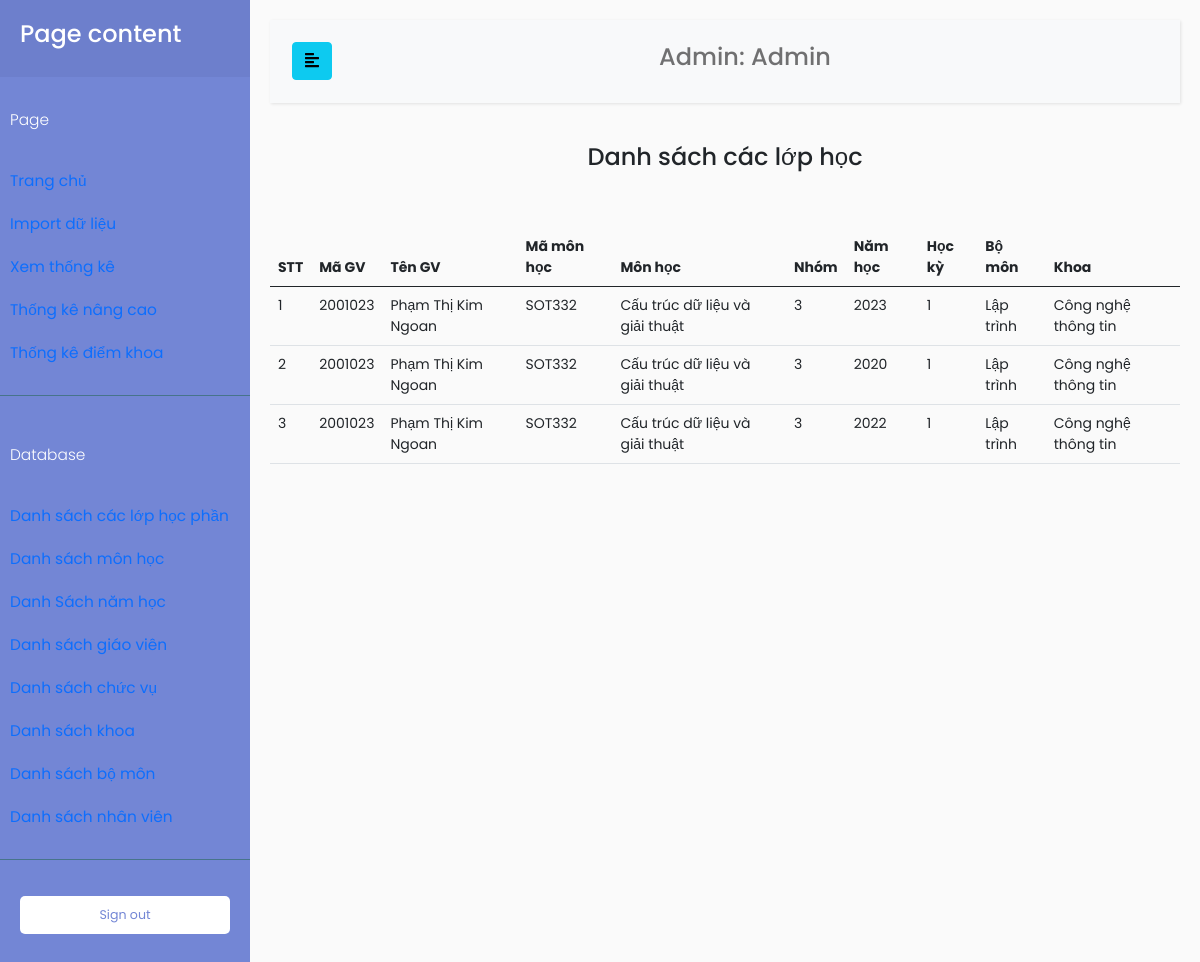
/index.php?TenChucVu=admin&page=DBlopHocPhan (signed in), run on an earlier commit of the app's database.
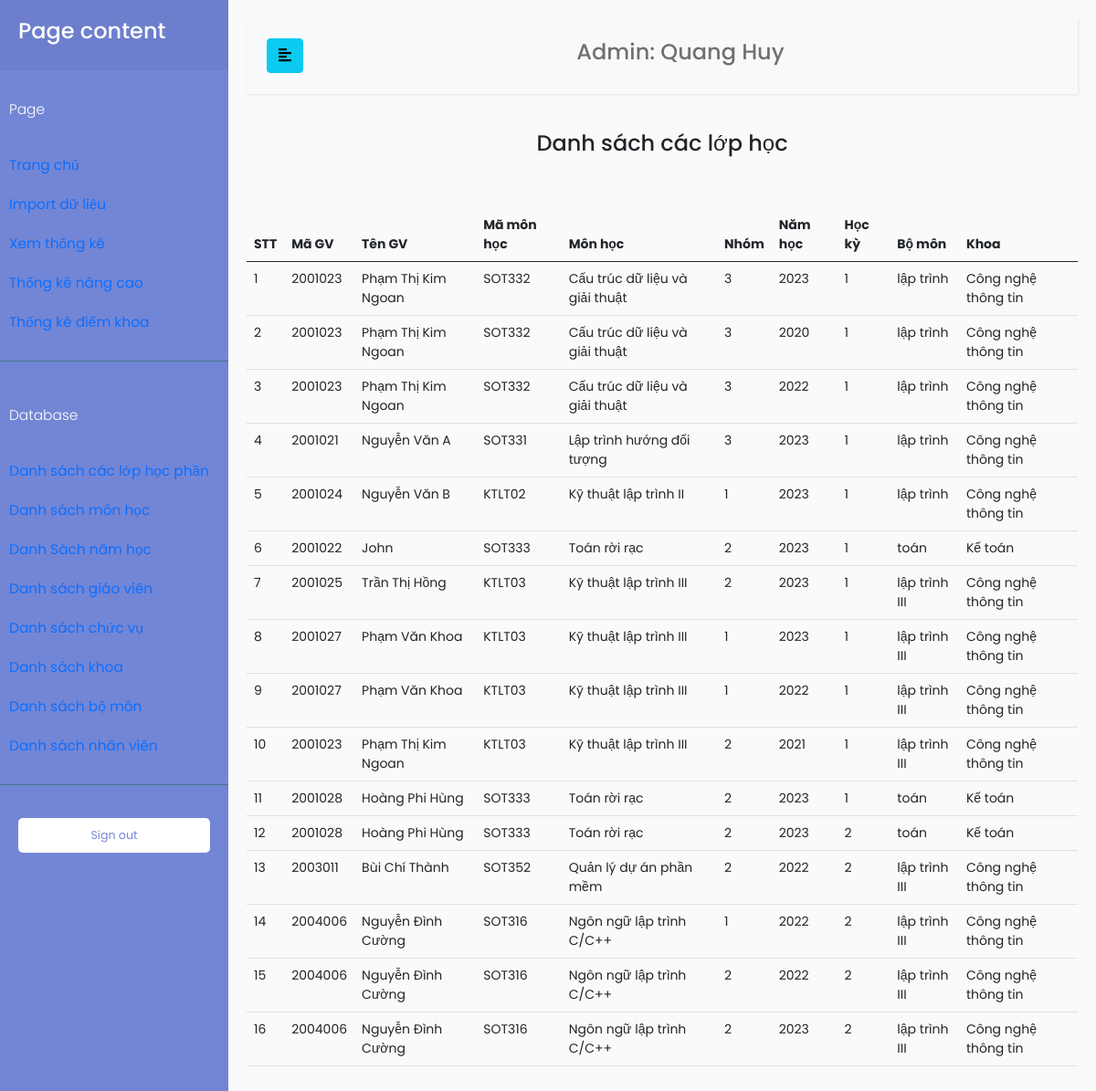
And on a later commit of the database.
### tables this page shows
CREATE TABLE `nhanvien` (
  `MaNhanVien` varchar(100) NOT NULL,
  `TenNhanVien` varchar(100) NOT NULL,
  `MatKhau` varchar(100) NOT NULL,
  `MaChucVu` int(11) NOT NULL
);

CREATE TABLE `lophocphan` (
  `MaLopHocPhan` int(11) NOT NULL,
  `MaHocPhan` int(11) NOT NULL,
  `MaNamHoc` int(11) NOT NULL,
  `MaHocKy` int(11) NOT NULL,
  `MaGiaoVien` int(11) NOT NULL,
  `MaNhomHocPhan` int(11) NOT NULL,
  `MaHoatDongKhaoSat` int(11) NOT NULL
);

CREATE TABLE `giaovien` (
  `MaGiaoVien` int(11) NOT NULL,
  `TenGiaoVien` varchar(100) NOT NULL,
  `MatKhau` varchar(100) NOT NULL,
  `MaChucVu` int(11) NOT NULL,
  `MaBoMon` int(11) NOT NULL
);

CREATE TABLE `hocphan` (
  `MaHocPhan` int(11) NOT NULL,
  `MaBoMon` int(11) NOT NULL,
  `MaKhoa` int(11) NOT NULL,
  `TenHocPhan` varchar(100) NOT NULL,
  `MaDuLieuHocPhan` varchar(100) NOT NULL
);

CREATE TABLE `namhoc` (
  `MaNamHoc` int(11) NOT NULL,
  `ThoiGian` varchar(100) NOT NULL
);

CREATE TABLE `bomon` (
  `MaBoMon` int(11) NOT NULL,
  `MaKhoa` int(11) NOT NULL,
  `TenBoMon` varchar(100) NOT NULL
);

CREATE TABLE `khoa` (
  `MaKhoa` int(11) NOT NULL,
  `TenKhoa` varchar(100) NOT NULL
);

### database/DBController.php (called while the page is built, shortened)
<?php
class DBController
{
    protected $host = 'localhost';
    protected $user = 'root';
    protected $password = '';
    protected $database = 'quanlydanhgia';
    public function __construct()
    {
        $this->con = mysqli_connect($this->host, $this->user, $this->password, $this->database);
    }
}

### function.php (called while the page is built, shortened)
<?php
require('database/DBController.php');
require('database/Account.php');
require('database/LopHocPhan.php');
require('database/InfoSmallTable.php');
$db = new DBController();
$account = new Account($db);
$lopHocPhan = new LopHocPhan($db);
$infoSmallTable = new InfoSmallTable($db);

### database/Account.php (called while the page is built, shortened)
<?php
class Account
{
    public $db = null;
    public function __construct(DBController $db)
    {
        $this->db = $db;
    }
    public function getTenNhanVien($userID, $table = 'giaovien', $key = 'MaGiaoVien')
    {
        $result = $this->db->con->query("SELECT TenNhanVien FROM $table as tb JOIN chucvu on tb.MaChucVu = chucvu.MaChucVu WHERE $key = '{$userID}'");
        $resultArray = array();
        if ($result->num_rows > 0) {
            while ($row = $result->fetch_assoc()) {
                $resultArray[] = $row;
            }
        }
        return $resultArray[0]['TenNhanVien'];
    }
}

### database/LopHocPhan.php (called while the page is built, shortened)
<?php
class LopHocPhan
{
    public $db = null;
    public function __construct(DBController $db)
    {
        $this->db = $db;
    }
    public function getLopHocPhan()
    {
        $result = $this->db->con->query("SELECT * FROM LopHocPhan");
        $resultArr = array();
        while ($row = mysqli_fetch_array($result, MYSQLI_ASSOC)) {
            $resultArr[] = $row;
        }
        return $resultArr;
    }
}

### database/InfoSmallTable.php (called while the page is built, shortened)
<?php
class InfoSmallTable
{
    public $db = null;
    public function __construct(DBController $db)
    {
        $this->db = $db;
    }
    public function getThongTinGiaoVien($maGiaoVien, $thongTin = 'TenGiaoVien')
    {
        $result = $this->db->con->query("SELECT * FROM GiaoVien WHERE MaGiaoVien = '{$maGiaoVien}'");
        $resultArr = array();
        while ($row = mysqli_fetch_array($result, MYSQLI_ASSOC)) {
            $resultArr[] = $row;
        }
        return $resultArr[0][$thongTin];
    }
    public function getThongTinNam($maNamHoc)
    {
        $result = $this->db->con->query("SELECT ThoiGian FROM NamHoc WHERE MaNamHoc = '{$maNamHoc}'");
        $resultArr = array();
        while ($row = mysqli_fetch_array($result, MYSQLI_ASSOC)) {
            $resultArr[] = $row;
        }
        return $resultArr[0]['ThoiGian'];
    }
    public function getThongTinHocPhan($maHocPhan, $noiDung = 'TenHocPhan')
    {
        $result = $this->db->con->query("SELECT $noiDung FROM HocPhan WHERE MaHocPhan = '{$maHocPhan}'");
        $resultArr = array();
        while ($row = mysqli_fetch_array($result, MYSQLI_ASSOC)) {
            $resultArr[] = $row;
        }
        return $resultArr[0][$noiDung];
    }
    public function getThongTinBoMon($maBoMon, $thongTin = 'TenBoMon')
    {
        $result = $this->db->con->query("SELECT * FROM BoMon WHERE MaBoMon = '{$maBoMon}'");
        $resultArr = array();
        while ($row = mysqli_fetch_array($result, MYSQLI_ASSOC)) {
            $resultArr[] = $row;
        }
        return $resultArr[0][$thongTin];
    }
    public function getTenKhoa($maKhoa)
    {
        $result = $this->db->con->query("SELECT TenKhoa FROM Khoa WHERE MaKhoa = '{$maKhoa}'");
        $resultArr = array();
        while ($row = mysqli_fetch_array($result, MYSQLI_ASSOC)) {
            $resultArr[] = $row;
        }
        return $resultArr[0]['TenKhoa'];
    }
}

### page/admin/DBControl/DBLopHocPhan.php (the view, shortened to what the changed rows need)
<?php
if ($_GET["TenChucVu"] === 'admin') {
    $stt = 1;
    $lopHocPhan = $lopHocPhan->getLopHocPhan();
}
?>
<div>
    <table class="table table-hover">
        <thead>
            <tr>
                <th>STT</th>
                <th>Mã GV</th>
                <th>Tên GV</th>
                <th>Mã môn học</th>
                <th>Môn học</th>
                <th>Nhóm</th>
                <th>Năm học</th>
                <th>Học kỳ</th>
                <th>Bộ môn</th>
                <th>Khoa</th>
            </tr>
        </thead>
        <tbody>
            <?php foreach ($lopHocPhan as $item) : ?>
                <tr>
                    <td>
                        <?php
                        echo $stt;
                        $stt++;
                        ?>
                    </td>
                    <td>
                        <?php
                        echo $item['MaGiaoVien'];
                        ?>
                    </td>
                    <td>
                        <?php
                        $tenGiaoVien = $infoSmallTable->getThongTinGiaoVien($item['MaGiaoVien'], 'TenGiaoVien');
                        echo $tenGiaoVien;
                        ?>
                    </td>
                    <td>
                        <?php
                        $maDuLieuHocPhan = $infoSmallTable->getThongTinHocPhan($item['MaHocPhan'], 'MaDuLieuHocPhan');
                        echo $maDuLieuHocPhan;
                        ?>
                    </td>
                    <td>
                        <?php
                        $tenMonHoc = $infoSmallTable->getThongTinHocPhan($item['MaHocPhan'], 'TenHocPhan');
                        echo $tenMonHoc;
                        ?>
                    </td>
                    <td>
                        <?php
                        echo $item['MaNhomHocPhan'];
                        ?>
                    </td>
                    <td>
                        <?php
                        $namHoc = $infoSmallTable->getThongTinNam($item['MaNamHoc']);
                        echo $namHoc;
                        ?>
                    </td>
                    <td>
                        <?php
                        echo $item['MaHocKy'];
                        ?>
                    </td>
                    <td>
                        <?php
                        $maBoMon = $infoSmallTable->getThongTinHocPhan($item['MaHocPhan'], 'MaBoMon');
                        $tenBoMon = $infoSmallTable->getThongTinBoMon($maBoMon, 'TenBoMon');
                        echo $tenBoMon;
                        ?>
                    </td>
                    <td>
                        <?php
                        $maKhoa = $infoSmallTable->getThongTinBoMon($maBoMon, 'MaKhoa');
                        $tenKhoa = $infoSmallTable->getTenKhoa($maKhoa);
                        echo $tenKhoa;
                        ?>
                    </td>
                </tr>
            <?php endforeach; ?>
        </tbody>
    </table>
</div>

### index.php (shortened to what the changed rows need)
<!doctype html>
<html lang="en">
<head>
    <link href="https://cdn.jsdelivr.net/npm/bootstrap@5.0.0-beta3/dist/css/bootstrap.min.css" rel="stylesheet">
    <link rel="stylesheet" href="//code.jquery.com/ui/1.12.1/themes/base/jquery-ui.css">
    <link href="https://ajax.googleapis.com/ajax/libs/jqueryui/1.12.1/themes/base/jquery-ui.css" rel="stylesheet" type="text/css" />
    <link href="css/dashboard.css" rel="stylesheet">
    <link href="css/customTable.css" rel="stylesheet">
    <link rel="stylesheet" href="css/sidebar.css">
</head>
<?php
require('function.php');
if ($_GET["TenChucVu"]) {
    $tenChucVu = $_GET["TenChucVu"];
}
if (isset($_GET["page"])) {
    $page = $_GET["page"];
}
$tenGiaoVien = NULL;
if ($tenChucVu === 'admin' || $tenChucVu === 'nhanvien') {
    if ($tenChucVu === 'admin') {
        $tenCV = "Admin";
    }
    $tenGiaoVien = $account->getTenNhanVien($_SESSION['MaDangNhap'], 'NhanVien', 'MaNhanVien');
}
?>
<body>
    <div class="wrapper">
        <div id="content">
            <nav class="navbar navbar-expand-lg navbar-light bg-light">
                <div class="container-fluid">
                    <div class="collapse navbar-collapse" id="navbarSupportedContent">
                        <ul class="nav navbar-nav m-auto">
                            <li class="nav-item">
                                <h4><a class="nav-link" href="#"><?php echo $tenCV . ": " . $tenGiaoVien; ?></a></h4>
                            </li>
                        </ul>
                    </div>
                </div>
            </nav>
            <?php
            if (isset($page)) {
                switch ($page) {
                    case 'DBlopHocPhan':
                        include('page/admin/DBControl/DBLopHocPhan.php');
                        break;
                }
            }
            ?>
        </div>
    </div>
</body>
</html>

What changed in the data, as far as the page shows it:
changed nhanvien: TenNhanVien "Admin" → "Quang Huy"
changed through a linked row, lophocphan (number 1 of 16 on the later page): MaHocPhan.TenBoMon "Lập trình" → "lập trình"
changed lophocphan (number 2 of 16 on the later page): MaHocPhan.TenBoMon "Lập trình" → "lập trình"
changed through a linked row, lophocphan (number 3 of 16 on the later page): MaHocPhan.TenBoMon "Lập trình" → "lập trình"
added lophocphan: MaGiaoVien "2001021", MaGiaoVien.TenGiaoVien "Nguyễn Văn A", MaHocPhan.MaDuLieuHocPhan "SOT331", MaHocPhan.TenHocPhan "Lập trình hướng đối tượng", MaNhomHocPhan "3", MaNamHoc.ThoiGian "2023", MaHocKy "1", MaHocPhan.TenBoMon "lập trình", MaHocPhan.TenKhoa "Công nghệ thông tin"
added lophocphan: MaGiaoVien "2001024", MaGiaoVien.TenGiaoVien "Nguyễn Văn B", MaHocPhan.MaDuLieuHocPhan "KTLT02", MaHocPhan.TenHocPhan "Kỹ thuật lập trình II", MaNhomHocPhan "1", MaNamHoc.ThoiGian "2023", MaHocKy "1", MaHocPhan.TenBoMon "lập trình", MaHocPhan.TenKhoa "Công nghệ thông tin"
added lophocphan: MaGiaoVien "2001022", MaGiaoVien.TenGiaoVien "John", MaHocPhan.MaDuLieuHocPhan "SOT333", MaHocPhan.TenHocPhan "Toán rời rạc", MaNhomHocPhan "2", MaNamHoc.ThoiGian "2023", MaHocKy "1", MaHocPhan.TenBoMon "toán", MaHocPhan.TenKhoa "Kế toán"
added lophocphan: MaGiaoVien "2001025", MaGiaoVien.TenGiaoVien "Trần Thị Hồng", MaHocPhan.MaDuLieuHocPhan "KTLT03", MaHocPhan.TenHocPhan "Kỹ thuật lập trình III", MaNhomHocPhan "2", MaNamHoc.ThoiGian "2023", MaHocKy "1", MaHocPhan.TenBoMon "lập trình III", MaHocPhan.TenKhoa "Công nghệ thông tin"
added lophocphan: MaGiaoVien "2001027", MaGiaoVien.TenGiaoVien "Phạm Văn Khoa", MaHocPhan.MaDuLieuHocPhan "KTLT03", MaHocPhan.TenHocPhan "Kỹ thuật lập trình III", MaNhomHocPhan "1", MaNamHoc.ThoiGian "2023", MaHocKy "1", MaHocPhan.TenBoMon "lập trình III", MaHocPhan.TenKhoa "Công nghệ thông tin"
added lophocphan: MaGiaoVien "2001027", MaGiaoVien.TenGiaoVien "Phạm Văn Khoa", MaHocPhan.MaDuLieuHocPhan "KTLT03", MaHocPhan.TenHocPhan "Kỹ thuật lập trình III", MaNhomHocPhan "1", MaNamHoc.ThoiGian "2022", MaHocKy "1", MaHocPhan.TenBoMon "lập trình III", MaHocPhan.TenKhoa "Công nghệ thông tin"
added lophocphan: MaGiaoVien "2001023", MaGiaoVien.TenGiaoVien "Phạm Thị Kim Ngoan", MaHocPhan.MaDuLieuHocPhan "KTLT03", MaHocPhan.TenHocPhan "Kỹ thuật lập trình III", MaNhomHocPhan "2", MaNamHoc.ThoiGian "2021", MaHocKy "1", MaHocPhan.TenBoMon "lập trình III", MaHocPhan.TenKhoa "Công nghệ thông tin"
added lophocphan: MaGiaoVien "2001028", MaGiaoVien.TenGiaoVien "Hoàng Phi Hùng", MaHocPhan.MaDuLieuHocPhan "SOT333", MaHocPhan.TenHocPhan "Toán rời rạc", MaNhomHocPhan "2", MaNamHoc.ThoiGian "2023", MaHocKy "1", MaHocPhan.TenBoMon "toán", MaHocPhan.TenKhoa "Kế toán"
added lophocphan: MaGiaoVien "2001028", MaGiaoVien.TenGiaoVien "Hoàng Phi Hùng", MaHocPhan.MaDuLieuHocPhan "SOT333", MaHocPhan.TenHocPhan "Toán rời rạc", MaNhomHocPhan "2", MaNamHoc.ThoiGian "2023", MaHocKy "2", MaHocPhan.TenBoMon "toán", MaHocPhan.TenKhoa "Kế toán"
added lophocphan: MaGiaoVien "2003011", MaGiaoVien.TenGiaoVien "Bùi Chí Thành", MaHocPhan.MaDuLieuHocPhan "SOT352", MaHocPhan.TenHocPhan "Quản lý dự án phần mềm", MaNhomHocPhan "2", MaNamHoc.ThoiGian "2022", MaHocKy "2", MaHocPhan.TenBoMon "lập trình III", MaHocPhan.TenKhoa "Công nghệ thông tin"
added lophocphan: MaGiaoVien "2004006", MaGiaoVien.TenGiaoVien "Nguyễn Đình Cường", MaHocPhan.MaDuLieuHocPhan "SOT316", MaHocPhan.TenHocPhan "Ngôn ngữ lập trình C/C++", MaNhomHocPhan "1", MaNamHoc.ThoiGian "2022", MaHocKy "2", MaHocPhan.TenBoMon "lập trình III", MaHocPhan.TenKhoa "Công nghệ thông tin"
added lophocphan: MaGiaoVien "2004006", MaGiaoVien.TenGiaoVien "Nguyễn Đình Cường", MaHocPhan.MaDuLieuHocPhan "SOT316", MaHocPhan.TenHocPhan "Ngôn ngữ lập trình C/C++", MaNhomHocPhan "2", MaNamHoc.ThoiGian "2022", MaHocKy "2", MaHocPhan.TenBoMon "lập trình III", MaHocPhan.TenKhoa "Công nghệ thông tin"
added lophocphan: MaGiaoVien "2004006", MaGiaoVien.TenGiaoVien "Nguyễn Đình Cường", MaHocPhan.MaDuLieuHocPhan "SOT316", MaHocPhan.TenHocPhan "Ngôn ngữ lập trình C/C++", MaNhomHocPhan "2", MaNamHoc.ThoiGian "2023", MaHocKy "2", MaHocPhan.TenBoMon "lập trình III", MaHocPhan.TenKhoa "Công nghệ thông tin"
